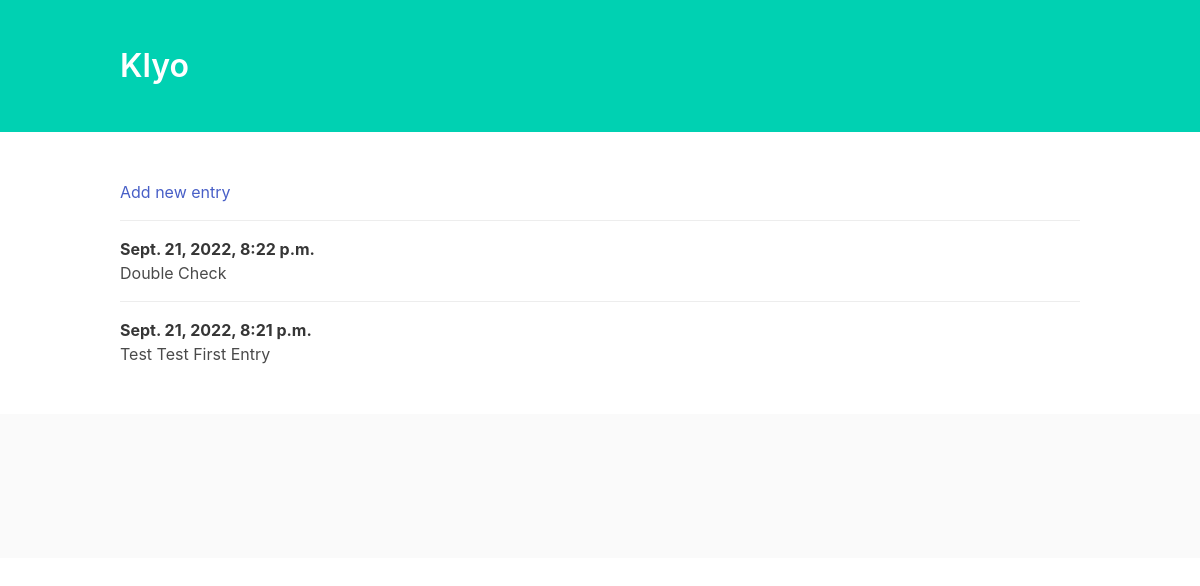
Before: / with the older database file.
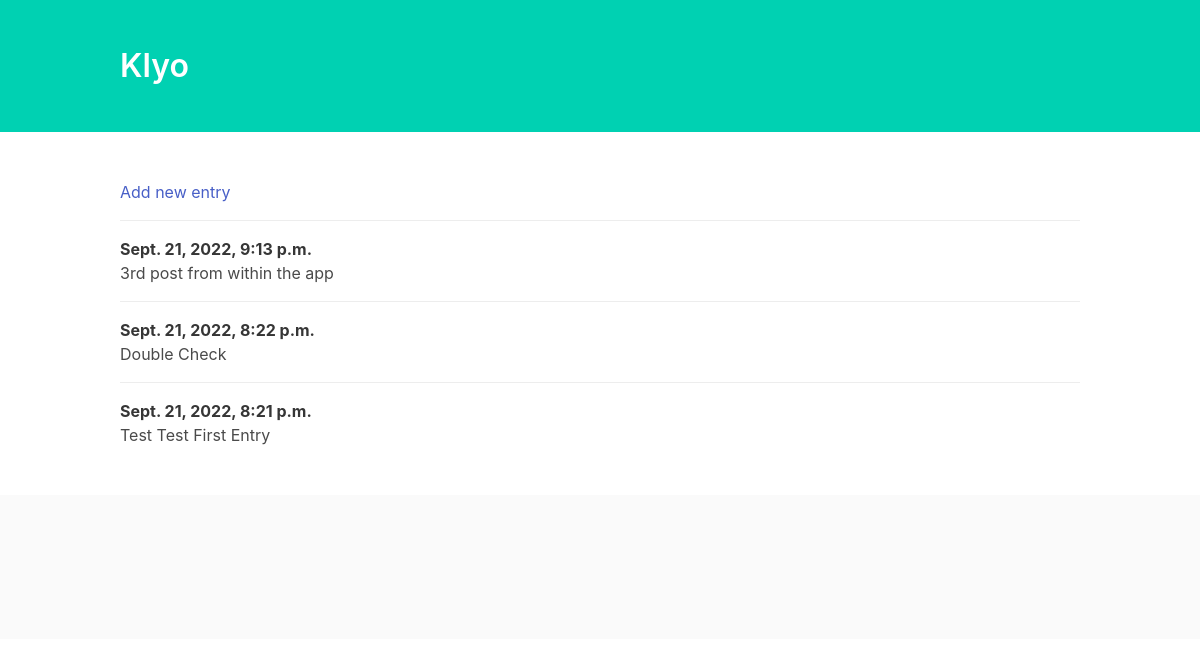
After: the same page with the newer database file.
### entries/models.py (models this page shows, shortened)
class Entry(models.Model):
    text = models.TextField()
    date_posted = models.DateTimeField(auto_now_add=True)
    class Meta:
        verbose_name_plural = 'entries'

### entries/views.py (the view)
# urls.py: path('', views.index, name='home'),
def index(request):
    entries = Entry.objects.order_by('-date_posted')
    context = {'entries' : entries}
    return render(request,'entries/index.html', context)

### entries/templates/entries/index.html (shortened to what this page needs)
<!DOCTYPE html>
<html lang="en">
<head>
    <link rel="stylesheet" href="https://cdnjs.cloudflare.com/ajax/libs/bulma/0.6.2/css/bulma.min.css" />
</head>
<body>
    <section class="hero is-primary">
        <div class="hero-body">
            <div class="container">
                <h1 class="title">
                    Klyo
                </h1>
            </div>
        </div>
    </section>
    <section class="section">
        <div class="container">
            <article class="media">
                <div class="media-content">
                    <div class="content">
                        <a href="{% url 'add' %}">Add new entry</a>
                    </div>
                </div>
            </article>
            {% for entry in entries %}
            <article class="media">
                <div class="media-content">
                    <div class="content">
                        <p>
                            <strong>{{ entry.date_posted}}</strong>
                            <br> {{ entry.text }}
                        </p>
                    </div>
                </div>
            </article>
            {% endfor %}
        </div>
    </section>
    <footer class="footer">
    </footer>
</body>
</html>

Changed rows visible on the page:
added Entry: date_posted "Sept. 21, 2022, 9:13 p.m.", text "3rd post from within the app"
